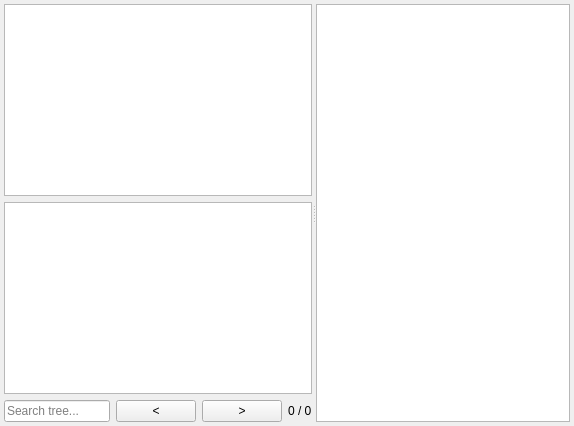
<?xml version="1.0" encoding="UTF-8"?>
<ui version="4.0">
 <class>CalibreTextDock</class>
 <widget class="QDockWidget" name="CalibreTextDock">
  <property name="windowTitle">
   <string>RDB Database Viewer</string>
  </property>
  <widget class="QWidget" name="dockWidgetContents">
   <layout class="QVBoxLayout" name="dock_layout">
    <property name="leftMargin"><number>4</number></property>
    <property name="topMargin"><number>4</number></property>
    <property name="rightMargin"><number>4</number></property>
    <property name="bottomMargin"><number>4</number></property>
    <item>
     <widget class="QSplitter" name="splitter">
      <property name="orientation"><enum>Qt::Horizontal</enum></property>
      <widget class="QWidget" name="navigation_widget">
       <layout class="QVBoxLayout" name="navigation_layout">
        <property name="leftMargin"><number>0</number></property>
        <property name="topMargin"><number>0</number></property>
        <property name="rightMargin"><number>0</number></property>
        <property name="bottomMargin"><number>0</number></property>
        <item>
         <widget class="QTableView" name="chip_name_table_view"/>
        </item>
        <item>
         <widget class="QTreeView" name="rdb_tree_view"/>
        </item>
        <item>
         <layout class="QHBoxLayout" name="search_layout">
          <item>
           <widget class="QLineEdit" name="search_edit">
            <property name="placeholderText"><string>Search tree...</string></property>
           </widget>
          </item>
          <item>
           <widget class="QPushButton" name="prev_btn">
            <property name="text"><string>&lt;</string></property>
           </widget>
          </item>
          <item>
           <widget class="QPushButton" name="next_btn">
            <property name="text"><string>&gt;</string></property>
           </widget>
          </item>
          <item>
           <widget class="QLabel" name="search_index_label">
            <property name="text"><string>0 / 0</string></property>
           </widget>
          </item>
         </layout>
        </item>
       </layout>
      </widget>
      <widget class="QTableView" name="coordinate_table_view"/>
     </widget>
    </item>
   </layout>
  </widget>
 </widget>
 <resources/>
 <connections/>
</ui>
